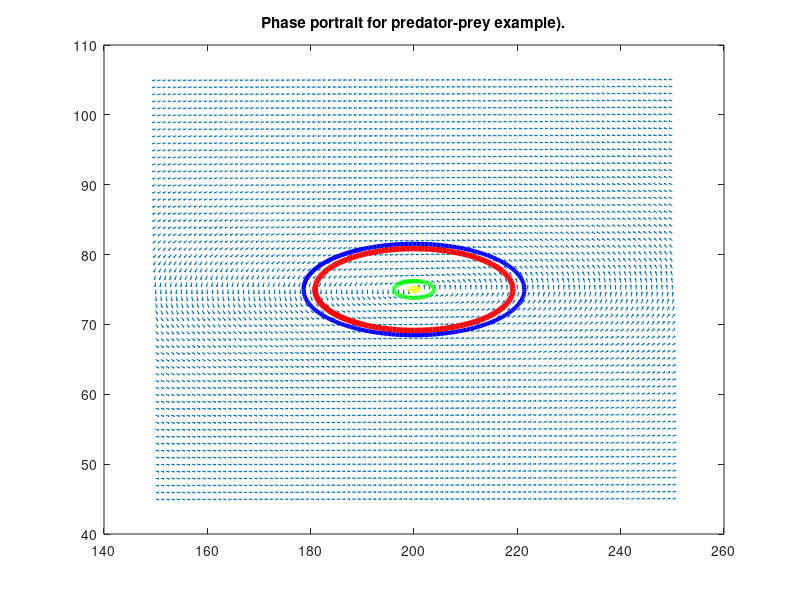

Recreate this plot in MATLAB.
close all
clear all
fprintf(['Phase portrait for predator-prey example:\n\n'...
      '  Rdot=0.3*R-0.004*R*F, Fdot=-0.2F+0.001*R*F.\n\n'])
pause
R=200;F=75;
[X, Y] = meshgrid(R-50:1:R+50, F-30:1:F+30);
S = (-0.004*200*(Y-F));
T=  (0.001*75*(X-R));
L = sqrt(S.^2 + T.^2);
figure(1)
quiver(X, Y, S./L, T./L, 0.45)
hold on
[V,D]=eig([0 -0.004*200;0.001*75 0]);
title('Phase portrait for predator-prey example).')
T=abs(D(1,1))*linspace(0,30,200);
C1=20;C2=1;
u=real(V(:,1)); w=imag(V(:,1));
X=((C1*cos(T)+C2*sin(T))*u(1)+(-C1*sin(T)+C2*cos(T))*w(1))+200;
Y=((C1*cos(T)+C2*sin(T))*u(2)+(-C1*sin(T)+C2*cos(T))*w(2))+75;
plot(X,Y,'r','linewidth',4)
hold on
C1=10;C2=20;
X=((C1*cos(T)+C2*sin(T))*u(1)+(-C1*sin(T)+C2*cos(T))*w(1))+200;
Y=((C1*cos(T)+C2*sin(T))*u(2)+(-C1*sin(T)+C2*cos(T))*w(2))+75;
plot(X,Y,'b','linewidth',3)
C1=-1;C2=4;
X=((C1*cos(T)+C2*sin(T))*u(1)+(-C1*sin(T)+C2*cos(T))*w(1))+200;
Y=((C1*cos(T)+C2*sin(T))*u(2)+(-C1*sin(T)+C2*cos(T))*w(2))+75;
plot(X,Y,'g','linewidth',3)
C1=-1;C2=0;
X=((C1*cos(T)+C2*sin(T))*u(1)+(-C1*sin(T)+C2*cos(T))*w(1))+200;
Y=((C1*cos(T)+C2*sin(T))*u(2)+(-C1*sin(T)+C2*cos(T))*w(2))+75;
plot(X,Y,'y','linewidth',3)
hold off
